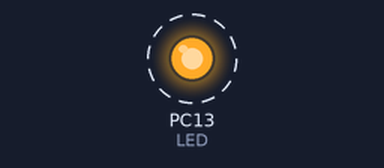
Simulated run of this sketch. Board: STM32 Blue Pill. On the bench: output pins drawn as LEDs (lit = HIGH). Dashed ring = blinking. What the sketch prints to the serial monitor is not drawn.

Above: at 0.15 s.
Timing chart, 0 to 3.0 s (numbered marks = the images above):
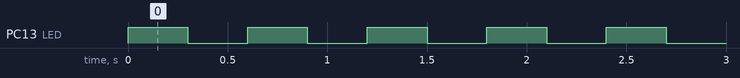

Measured:
- by itself, PC13 (LED): alternates HIGH for 0.30 s and LOW for 0.30 s

The sketch:

my_blink.ino
```cpp
#define LED PC13

void setup() {
  Serial.begin();
  pinMode(LED, OUTPUT);
}

void loop() {
  digitalWrite(LED, !digitalRead(LED));
  Serial.println(digitalRead(LED));
  delay(300);
}
```
